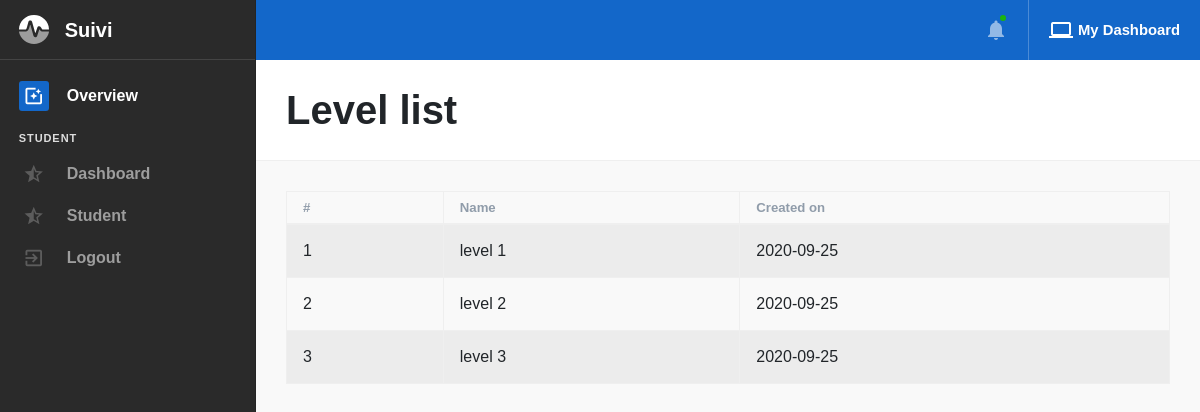
The page /level-list.php (signed in) on the database its author committed.
### tables this page shows
CREATE TABLE `level` (
  `id` varchar(200) NOT NULL,
  `name` varchar(45) NOT NULL,
  `created_on` date NOT NULL,
  `deleted` varchar(10) NOT NULL
);

### level-list.php (the view, shortened to what this page needs)
<!DOCTYPE html>
<html lang="en" dir="ltr">
<head>
    <link type="text/css" href="assets/vendor/perfect-scrollbar.css" rel="stylesheet">
    <link type="text/css" href="assets/css/app.css" rel="stylesheet">
    <link type="text/css" href="assets/css/app.rtl.css" rel="stylesheet">
    <link type="text/css" href="assets/css/vendor-material-icons.css" rel="stylesheet">
    <link type="text/css" href="assets/css/vendor-material-icons.rtl.css" rel="stylesheet">
    <link type="text/css" href="assets/css/vendor-fontawesome-free.css" rel="stylesheet">
    <link type="text/css" href="assets/css/vendor-fontawesome-free.rtl.css" rel="stylesheet">
    <link type="text/css" href="assets/css/vendor-ion-rangeslider.css" rel="stylesheet">
    <link type="text/css" href="assets/css/vendor-ion-rangeslider.rtl.css" rel="stylesheet">
    <link rel="stylesheet" href="https://cdnjs.cloudflare.com/ajax/libs/twitter-bootstrap/4.5.2/css/bootstrap.css">
    <link rel="stylesheet" href="https://cdn.datatables.net/1.10.22/css/dataTables.bootstrap4.min.css">
    <link type="text/css" href="assets/css/vendor-flatpickr.css" rel="stylesheet">
    <link type="text/css" href="assets/css/vendor-flatpickr.rtl.css" rel="stylesheet">
    <link type="text/css" href="assets/css/vendor-flatpickr-airbnb.css" rel="stylesheet">
    <link type="text/css" href="assets/css/vendor-flatpickr-airbnb.rtl.css" rel="stylesheet">
    <link type="text/css" href="assets/vendor/jqvmap/jqvmap.min.css" rel="stylesheet">
</head>
<body class="layout-default">
    <div class="mdk-drawer-layout js-mdk-drawer-layout" data-push data-responsive-width="992px" data-fullbleed>
        <div class="mdk-drawer-layout__content">
            <?php include('includes/header.php'); ?>
            <div class="mdk-header-layout__content mdk-header-layout__content--fullbleed mdk-header-layout__content--scrollable page"
                style="padding-top: 60px;">
                <div class="page__heading">
                    <div class="container-fluid page__container">
                        <div class="row">
                            <div class="col col-md-6"><h1 class="mb-0">Level list</h1></div>
                        </div>
                    </div>
                </div>
                <div class="bg-white border-bottom mb-3">
                </div>
                <div class="container-fluid page__container">
                    <div class="tab-content">
                        <div class="tab-pane active show fade" id="activity_all">
                            <table id="example" class="table table-striped table-bordered" style="width:100%">
                                        <thead>
                                            <tr>
                                                <th>#</th>
                                                <th>Name</th>
                                                <th>Created on</th>
                                            </tr>
                                        </thead>
                                        <tbody>
                                        <?php
                                            $no=0;
											$query = "SELECT * FROM level WHERE deleted != 'yes'";
											$query = $conn->query($query);
												while($row = $query->fetch_assoc()){
                                                    $no++;
										?>
                                            <tr>
                                                <td><?php echo $no; ?></td>
                                                <td><?php echo $row['name']; ?></td>
                                                <td><?php echo $row['created_on']; ?></td>
                                            </tr>
                                            <?php } ?>
                                        </tbody>
                                    </table>
                        </div>
                    </div>
                </div>
            </div>
        </div>
    </div>
    <?php include('includes/left-bar.php'); ?>
    </div>
</body>
</html>

### rows shown on the page
level: name "level 1", created_on "2020-09-25"
level: name "level 2", created_on "2020-09-25"
level: name "level 3", created_on "2020-09-25"
